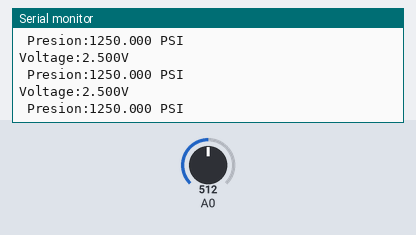
Bench run of a sketch on a simulated Arduino Uno, built with avr-gcc and run on an emulated ATmega328P. Shown: the last lines printed to the serial monitor. Inputs (shaded band) come from the test bench; at power-on: A0 = 512.

Above: at 1.5 s.
1.6 s: A0 set to 716
At 2.7 s:
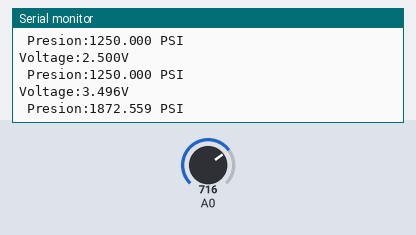
3.1 s: A0 set to 900
At 4.1 s:
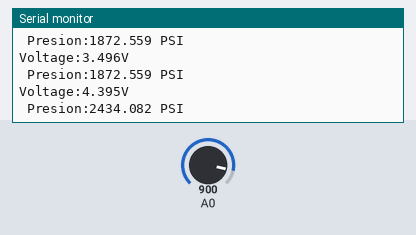
Timing chart, 0 to 6.1 s (numbered marks = the images above; inputs shaded):
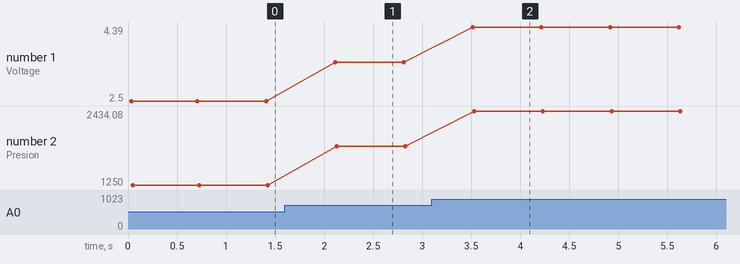

The sketch:

Sensor_BSE.ino
```cpp
const float  OffSet = 0.5 ;

float V, P, PSI;

void setup()
{
  Serial.begin(9600);        // Abrir serial port a 9600 baudios
  Serial.println("/** Presion  Sensor MSP300 **/");
}
void loop()
{
  //Connect sensor to Analog 0
  V = analogRead(0) * 5.00 / 1024;     //Se multiplica por 5 por que va d 0 a 5v la entrada analogica, y se divide entre 1024 2 a la 10
  P = (V - OffSet) * 625;             //
  //PSI = P * 0.14503773773;
  Serial.print("Voltage:");
  Serial.print(V, 3);
  Serial.println("V");

  Serial.print(" Presion:");
  Serial.print(P, 3);
  Serial.println(" PSI");
  Serial.println();

  delay(700);
}
```

Measured:
- after the input at 1.6 s, the serial monitor: prints a new line after 0.51 s (image 1)
- after the input at 3.1 s, the serial monitor: prints a new line after 0.41 s (image 2)
- plotted number 1: 2.5 → 3.5 after the input at 1.6 s, 3.5 → 4.39 after the input at 3.1 s
- plotted number 2: 1250 → 1872.56 after the input at 1.6 s, 1872.56 → 2434.08 after the input at 3.1 s
